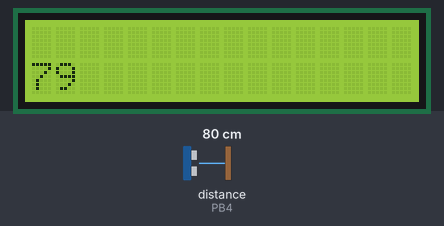
This sketch was run on a simulated STM32 Blue Pill. Shown: 16×2 character LCD. Wiring (inferred from the names in the program): ultrasonic range finder: trigger PB5; echo PB4. The test bench sets the inputs (shaded band); at power-on: distance to the obstacle (sensor on PB4) 80 cm. The echo pulse lasts 58.3 µs per cm; what the sketch prints to the serial monitor is not drawn.

Above: at 1.2 s.
1.3 s: distance to the obstacle (sensor on PB4) set to 2 cm
At 3.4 s:
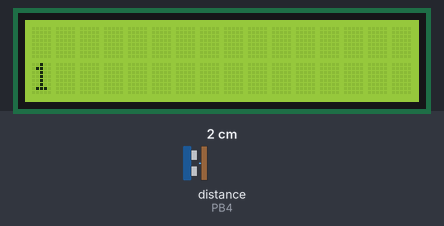
4.5 s: distance to the obstacle (sensor on PB4) set to 4 cm
At 7.8 s:
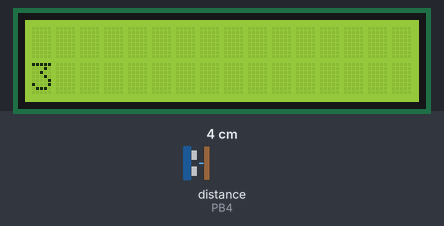
8.5 s: distance to the obstacle (sensor on PB4) set to 9 cm
At 11.7 s:
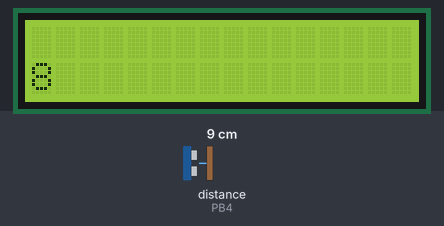
Timing chart, 0 to 13.2 s (numbered marks = the images above; inputs shaded):
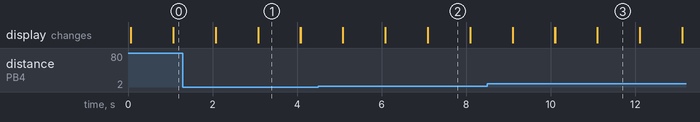

Measured:
- what the display in image 1 shows lasts 1.0 s, from 3.1 s to 4.1 s

The sketch:

ULTRASONIC_STM32.ino
```cpp
#define echoPin PB4 // attach pin D2 Arduino to pin Echo of HC-SR04
#define trigPin PB5 //attach pin D3 Arduino to pin Trig of HC-SR04

#include <LiquidCrystal.h>

// defines variables
long duration; // variable for the duration of sound wave travel
int distance; // variable for the distance measurement

const int rs = PB11, en = PB10, d4 = PA4, d5 = PA3, d6 = PA2, d7 = PA1; //STM32 Pins to which LCD is connected
LiquidCrystal lcd(rs, en, d4, d5, d6, d7); //Initialize the LCD

void setup() {
  pinMode(trigPin, OUTPUT); // Sets the trigPin as an OUTPUT
  pinMode(echoPin, INPUT); // Sets the echoPin as an INPUT
  lcd.begin(16,2);
  lcd.setCursor(0, 0);
  Serial.begin(9600); // // Serial Communication is starting with 9600 of baudrate speed
  Serial.println("Ultrasonic Sensor HC-SR04 Test"); // print some text in Serial Monitor
  Serial.println("with Arduino UNO");
}
void loop() {
  // Clears the trigPin condition
  digitalWrite(trigPin, LOW);
  delayMicroseconds(2);
  // Sets the trigPin HIGH (ACTIVE) for 10 microseconds
  digitalWrite(trigPin, HIGH);
  delayMicroseconds(10);
  digitalWrite(trigPin, LOW);
  // Reads the echoPin, returns the sound wave travel time in microseconds
  duration = pulseIn(echoPin, HIGH);
  // Calculating the distance
  distance = duration * 0.034 / 2; // Speed of sound wave divided by 2 (go and back)
  // Displays the distance on the Serial Monitor
  lcd.setCursor(0,1);
  lcd.print("Distance: ");
  delay(1000);
  lcd.clear();
  lcd.setCursor(0,1);
  lcd.print(distance);
  delay(1000);
  lcd.clear();
  //lcd.setCursor(15,1);
  //lcd.print(" cm");
}
```
